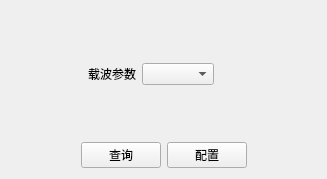
<?xml version="1.0" encoding="UTF-8"?>
<ui version="4.0">
 <class>CarrierConfigForm</class>
 <widget class="QWidget" name="CarrierConfigForm">
  <property name="geometry">
   <rect>
    <x>0</x>
    <y>0</y>
    <width>327</width>
    <height>179</height>
   </rect>
  </property>
  <property name="windowTitle">
   <string>Form</string>
  </property>
  <layout class="QGridLayout" name="gridLayout_2">
   <item row="0" column="1">
    <spacer name="verticalSpacer_2">
     <property name="orientation">
      <enum>Qt::Vertical</enum>
     </property>
     <property name="sizeHint" stdset="0">
      <size>
       <width>20</width>
       <height>44</height>
      </size>
     </property>
    </spacer>
   </item>
   <item row="1" column="0">
    <layout class="QHBoxLayout" name="horizontalLayout_2">
     <item>
      <spacer name="horizontalSpacer_2">
       <property name="orientation">
        <enum>Qt::Horizontal</enum>
       </property>
       <property name="sizeHint" stdset="0">
        <size>
         <width>40</width>
         <height>20</height>
        </size>
       </property>
      </spacer>
     </item>
     <item>
      <layout class="QGridLayout" name="gridLayout">
       <item row="0" column="0">
        <widget class="QLabel" name="label">
         <property name="text">
          <string>载波参数</string>
         </property>
        </widget>
       </item>
       <item row="0" column="1">
        <widget class="QComboBox" name="comboBox"/>
       </item>
      </layout>
     </item>
     <item>
      <spacer name="horizontalSpacer_3">
       <property name="orientation">
        <enum>Qt::Horizontal</enum>
       </property>
       <property name="sizeHint" stdset="0">
        <size>
         <width>40</width>
         <height>20</height>
        </size>
       </property>
      </spacer>
     </item>
    </layout>
   </item>
   <item row="2" column="0">
    <spacer name="verticalSpacer">
     <property name="orientation">
      <enum>Qt::Vertical</enum>
     </property>
     <property name="sizeHint" stdset="0">
      <size>
       <width>20</width>
       <height>44</height>
      </size>
     </property>
    </spacer>
   </item>
   <item row="3" column="0" colspan="2">
    <layout class="QHBoxLayout" name="horizontalLayout">
     <item>
      <spacer name="horizontalSpacer">
       <property name="orientation">
        <enum>Qt::Horizontal</enum>
       </property>
       <property name="sizeHint" stdset="0">
        <size>
         <width>40</width>
         <height>20</height>
        </size>
       </property>
      </spacer>
     </item>
     <item>
      <widget class="QPushButton" name="pushButton">
       <property name="text">
        <string>查询</string>
       </property>
      </widget>
     </item>
     <item>
      <widget class="QPushButton" name="pushButton_2">
       <property name="text">
        <string>配置</string>
       </property>
      </widget>
     </item>
     <item>
      <spacer name="horizontalSpacer_4">
       <property name="orientation">
        <enum>Qt::Horizontal</enum>
       </property>
       <property name="sizeHint" stdset="0">
        <size>
         <width>40</width>
         <height>20</height>
        </size>
       </property>
      </spacer>
     </item>
    </layout>
   </item>
  </layout>
 </widget>
 <resources/>
 <connections/>
</ui>
